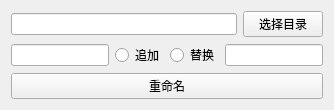
<?xml version="1.0" encoding="UTF-8"?>
<ui version="4.0">
 <class>RenamerWidget</class>
 <widget class="QWidget" name="RenamerWidget">
  <property name="geometry">
   <rect>
    <x>0</x>
    <y>0</y>
    <width>334</width>
    <height>88</height>
   </rect>
  </property>
  <property name="windowTitle">
   <string>Form</string>
  </property>
  <layout class="QGridLayout" name="gridLayout">
   <item row="0" column="0">
    <layout class="QVBoxLayout" name="verticalLayout">
     <item>
      <layout class="QHBoxLayout" name="horizontalLayout">
       <item>
        <widget class="QLineEdit" name="dirLineEdit"/>
       </item>
       <item>
        <widget class="QPushButton" name="selectBtn">
         <property name="text">
          <string>选择目录</string>
         </property>
        </widget>
       </item>
      </layout>
     </item>
     <item>
      <layout class="QHBoxLayout" name="horizontalLayout_2">
       <item>
        <widget class="QLineEdit" name="textLineEdit"/>
       </item>
       <item>
        <widget class="QRadioButton" name="prependRadBtn">
         <property name="text">
          <string>追加</string>
         </property>
        </widget>
       </item>
       <item>
        <widget class="QRadioButton" name="replaceRadBtn">
         <property name="text">
          <string>替换</string>
         </property>
        </widget>
       </item>
       <item>
        <widget class="QLineEdit" name="replaceLineEdit"/>
       </item>
      </layout>
     </item>
    </layout>
   </item>
   <item row="1" column="0">
    <widget class="QPushButton" name="pushButton">
     <property name="text">
      <string>重命名</string>
     </property>
    </widget>
   </item>
  </layout>
 </widget>
 <resources/>
 <connections/>
</ui>
